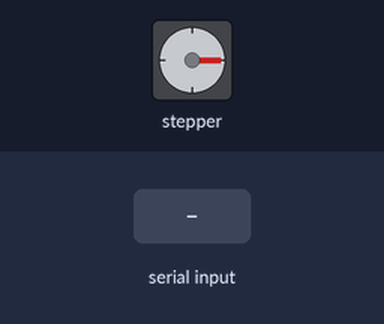
Recording of a sketch running on a simulated Arduino Uno, built with avr-gcc and run on an emulated ATmega328P. Parts: stepper motor. Wiring (inferred from the names in the program): stepper motor driver (200 steps per turn assumed): step pin 3; direction pin 4. The test bench sets the inputs (shaded band).

Above: at 1.2 s.
1.3 s: "90,45\n" received over Serial
At 5.9 s:
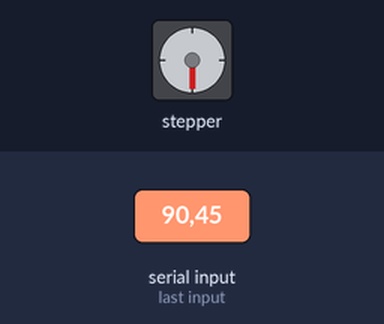
9.7 s: "90\n" received over Serial
At 14.3 s:
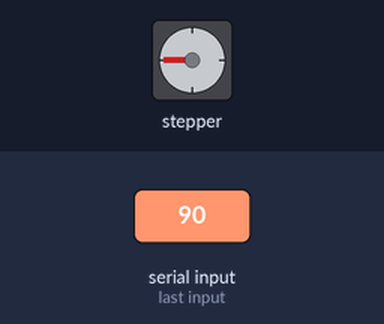
Timing chart, 0 to 19.2 s (numbered marks = the images above; inputs shaded):
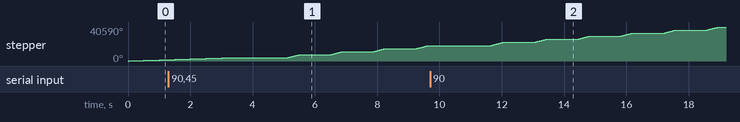

The sketch:

main.ino
```cpp
#include <stdlib.h>
// define números de pinos do driver no arduino
const int stepPin = 3;
const int dirPin = 4;

int Steps = 2050;
int StepsDelay = 750;

enum StepDirection {
  Clockwise = 1,
  CounterClockwise = 0
};

void setup () {
  Serial.begin(9600);

  // Define os dois pinos como Saídas
  pinMode (stepPin, OUTPUT);
  pinMode (dirPin, OUTPUT);
}

// faz 200 pulsos para fazer uma rotação de ciclo completo
void ExecuteStep(int steps, int stepsDelay, StepDirection stepDir){
  digitalWrite(dirPin, (int)stepDir);

  for(int x = 0; x < steps; x++) {
    digitalWrite(stepPin,HIGH);
    delayMicroseconds(stepsDelay);
    digitalWrite(stepPin,LOW);
    delayMicroseconds(stepsDelay);
  }
}

void loop() {
  if(Serial.available())
  {
    String Value = Serial.readString();
    StepsDelay = atol(Value.c_str());
  }

  ExecuteStep(Steps, StepsDelay, StepDirection::Clockwise);

  delay(1000); //1 segundo de delay para inverter a direção

}
```
